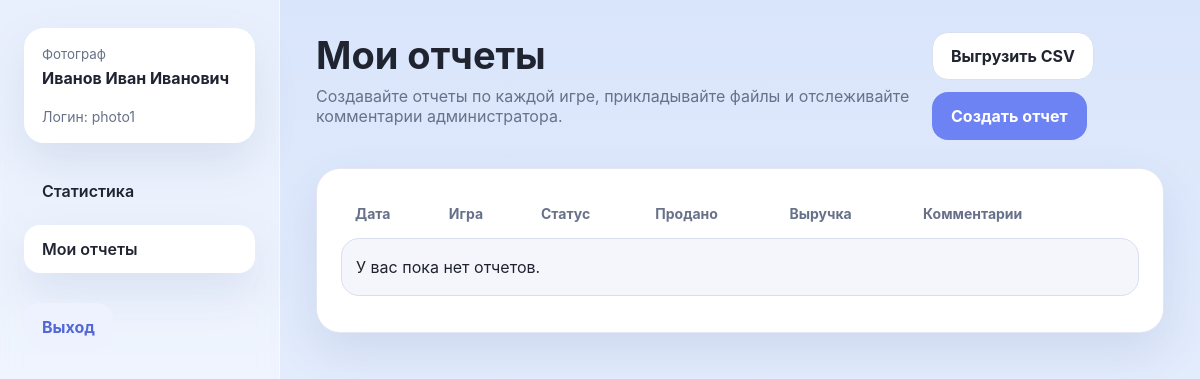
The app's page /reports (signed in), older data.
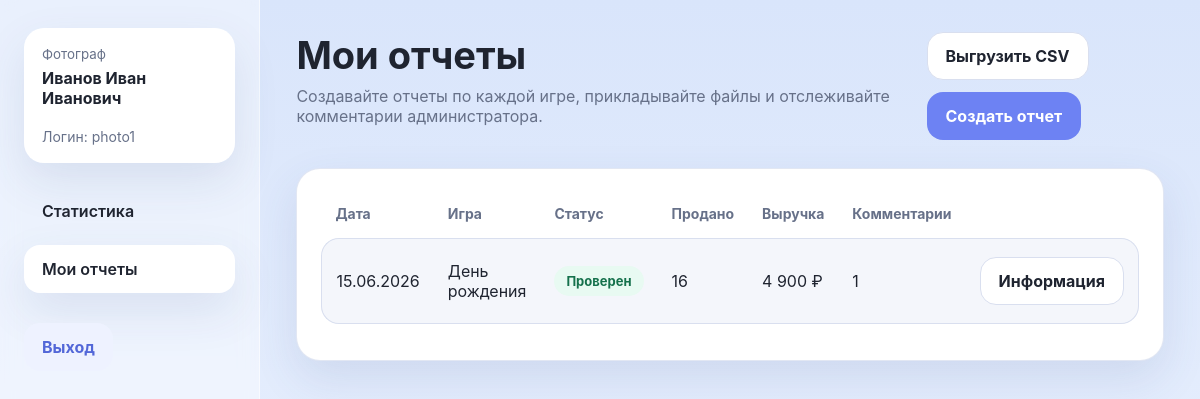
The same page, newer data.
### tables this page shows
CREATE TABLE roles (
    id INTEGER PRIMARY KEY AUTOINCREMENT,
    code TEXT NOT NULL UNIQUE,
    name TEXT NOT NULL
);

CREATE TABLE users (
    id INTEGER PRIMARY KEY AUTOINCREMENT,
    login TEXT NOT NULL UNIQUE,
    password_hash TEXT NOT NULL,
    first_name TEXT NOT NULL,
    last_name TEXT NOT NULL,
    middle_name TEXT DEFAULT '',
    role_id INTEGER NOT NULL,
    is_active INTEGER NOT NULL DEFAULT 1,
    created_at TEXT NOT NULL,
    FOREIGN KEY (role_id) REFERENCES roles(id)
);

CREATE TABLE reports (
    id INTEGER PRIMARY KEY AUTOINCREMENT,
    photographer_id INTEGER NOT NULL,
    report_date TEXT NOT NULL,
    match_title TEXT NOT NULL,
    location TEXT DEFAULT '',
    note TEXT DEFAULT '',
    status TEXT NOT NULL DEFAULT 'submitted',
    total_items INTEGER NOT NULL DEFAULT 0,
    total_revenue REAL NOT NULL DEFAULT 0,
    created_at TEXT NOT NULL,
    updated_at TEXT NOT NULL,
    FOREIGN KEY (photographer_id) REFERENCES users(id) ON DELETE RESTRICT
);

### routes/reports.py (the view)
    @app.route("/reports")
    @login_required
    @role_required(ROLE_PHOTOGRAPHER)
    def my_reports():
        reports = query_all(
            """
            SELECT r.*, COALESCE((SELECT COUNT(*) FROM report_comments rc WHERE rc.report_id = r.id), 0) AS comments_count
            FROM reports r
            WHERE r.photographer_id = ?
            ORDER BY r.report_date DESC, r.created_at DESC
            """,
            (current_user.id,),
        )
        return render_template("reports/list.html", reports=reports)

### db.py (called while the page is built)
def get_db() -> sqlite3.Connection:
    if "db" not in g:
        g.db = sqlite3.connect(DATABASE)
        g.db.row_factory = sqlite3.Row
        g.db.execute("PRAGMA foreign_keys = ON")
    return g.db

def query_one(query: str, params=()):
    return get_db().execute(query, params).fetchone()

def query_all(query: str, params=()):
    return get_db().execute(query, params).fetchall()

### template_helpers.py (called while the page is built)
def register_template_helpers(app):
    @app.context_processor
    def inject_globals():
        return {
            "nav_items": NAV_ITEMS,
            "display_name": display_name,
            "today_iso": date.today().isoformat(),
            "status_label": status_label,
        }
    @app.template_filter("currency")
    def currency_filter(value):
        value = value or 0
        return f"{float(value):,.0f} ₽".replace(",", " ")
    @app.template_filter("shortdate")
    def shortdate_filter(value):
        if not value:
            return "—"
        return datetime.strptime(value, "%Y-%m-%d").strftime("%d.%m.%Y")

### users.py (called while the page is built)
@login_manager.user_loader
def load_user(user_id: str):
    row = query_one(
        """
        SELECT u.*, r.code AS role_code, r.name AS role_name
        FROM users u
        JOIN roles r ON r.id = u.role_id
        WHERE u.id = ? AND u.is_active = 1
        """,
        (user_id,),
    )
    if row is None:
        return None
    return AppUser(row)

def role_required(*roles):
    def decorator(view):
        @wraps(view)
        def wrapped(*args, **kwargs):
            if not current_user.is_authenticated:
                return login_manager.unauthorized()
            if current_user.role_code not in roles:
                abort(403)
            return view(*args, **kwargs)
        return wrapped
    return decorator

def display_name(row) -> str:
    if isinstance(row, sqlite3.Row):
        last_name = row["last_name"]
        first_name = row["first_name"]
        middle_name = row["middle_name"]
        login = row["login"] if "login" in row.keys() else ""
    else:
        last_name = row.get("last_name", "")
        first_name = row.get("first_name", "")
        middle_name = row.get("middle_name", "")
        login = row.get("login", "")
    full = " ".join(part for part in [last_name or "", first_name or "", middle_name or ""] if part).strip()
    return full or login or "Пользователь"

def status_label(status: str) -> str:
    return {"submitted": "На проверке", "reviewed": "Проверен", "draft": "Черновик"}.get(status, status)

### templates/reports/list.html (shortened to what this page needs)
{% extends 'base.html' %}
{% block content %}
<div class="page-header">
  <div>
    <h1>Мои отчеты</h1>
    <p>Создавайте отчеты по каждой игре, прикладывайте файлы и отслеживайте комментарии администратора.</p>
  </div>
  <div class="actions">
    <a class="btn-secondary btn" href="{{ url_for('export_reports_csv') }}">Выгрузить CSV</a>
    <a class="btn" href="{{ url_for('create_report') }}">Создать отчет</a>
  </div>
</div>
<section class="card">
  <table class="list-table">
    <thead><tr><th>Дата</th><th>Игра</th><th>Статус</th><th>Продано</th><th>Выручка</th><th>Комментарии</th><th></th></tr></thead>
    <tbody>
      {% for report in reports %}
      <tr>
        <td>{{ report.report_date|shortdate }}</td>
        <td>{{ report.match_title }}</td>
        <td><span class="badge {{ report.status }}">{{ status_label(report.status) }}</span></td>
        <td>{{ report.total_items }}</td>
        <td>{{ report.total_revenue|currency }}</td>
        <td>{{ report.comments_count }}</td>
        <td><a class="btn btn-secondary" href="{{ url_for('report_detail', report_id=report.id) }}">Информация</a></td>
      </tr>
      {% else %}
      <tr><td colspan="7">У вас пока нет отчетов.</td></tr>
      {% endfor %}
    </tbody>
  </table>
</section>
{% endblock %}

### templates/base.html (shortened to what this page needs)
<!doctype html>
<html lang="ru">
  <head>
    <link rel="stylesheet" href="{{ url_for('static', filename='css/styles.css') }}">
  </head>
  <body>
    {% if current_user.is_authenticated %}
      <div class="layout">
        <aside class="sidebar">
          <div class="user-card">
            <small>{{ current_user.role_name }}</small>
            <strong>{{ current_user.full_name }}</strong>
            <div class="meta top-gap">Логин: {{ current_user.login }}</div>
          </div>
          <nav class="nav">
            {% for endpoint, label in nav_items.get(current_user.role_code, []) %}
              <a href="{{ url_for(endpoint) }}" class="{% if request.endpoint == endpoint %}active{% endif %}">{{ label }}</a>
            {% endfor %}
          </nav>
          <a class="logout-link" href="{{ url_for('logout') }}">Выход</a>
        </aside>
        <main class="content">
          {% block content %}{% endblock %}
        </main>
      </div>
    {% else %}
      {% block auth_content %}{% endblock %}
    {% endif %}
  </body>
</html>

### static/css/styles.css (style rules this page uses)
:root { --bg: #dbe6fb; --panel: #ffffff; --panel-soft: #f4f6fb; --text: #1f2430; --muted: #677189; --accent: #6d82f3; --accent-dark: #5267d8; --danger: #d9534f; --success: #279c6d; --warning: #df9a1a; --border: #d9dfef; --shadow: 0 18px 45px rgba(58, 79, 137, 0.12); --radius: 24px; }
* { box-sizing: border-box; }
html, body { margin: 0; padding: 0; font-family: Inter, Arial, sans-serif; color: var(--text); background: linear-gradient(180deg, #d9e5fb 0%, #eef4ff 100%); }
a { color: inherit; text-decoration: none; }
.layout { display: flex; min-height: 100vh; }
.sidebar { width: 280px; background: rgba(255,255,255,0.42); backdrop-filter: blur(9px); padding: 28px 24px; border-right: 1px solid rgba(255,255,255,0.55); }
.user-card { background: var(--panel); border-radius: 20px; padding: 18px; box-shadow: var(--shadow); margin-bottom: 24px; }
.user-card small { color: var(--muted); display: block; margin-bottom: 6px; }
.nav { display: flex; flex-direction: column; gap: 10px; }
.nav a { padding: 14px 18px; border-radius: 16px; background: transparent; color: var(--text); font-weight: 600; }
.nav a.active, .nav a:hover { background: var(--panel); box-shadow: var(--shadow); }
.logout-link { margin-top: 30px; display: inline-flex; padding: 14px 18px; border-radius: 16px; background: #eef2ff; color: var(--accent-dark); font-weight: 700; }
.content { flex: 1; padding: 32px 36px 42px; }
.page-header { display: flex; align-items: flex-start; justify-content: space-between; gap: 20px; margin-bottom: 28px; }
.page-header h1 { margin: 0; font-size: 38px; }
.page-header p { margin: 8px 0 0; color: var(--muted); }
.actions { display: flex; gap: 12px; flex-wrap: wrap; }
.btn { display: inline-flex; align-items: center; justify-content: center; gap: 8px; min-height: 48px; padding: 0 18px; border: 1px solid transparent; border-radius: 16px; background: var(--accent); color: white; cursor: pointer; font-weight: 700; }
.btn-secondary { background: var(--panel); color: var(--text); border-color: var(--border); }
.card { background: var(--panel); border-radius: var(--radius); box-shadow: var(--shadow); padding: 24px; border: 1px solid rgba(217, 223, 239, 0.75); }
.list-table { width: 100%; border-collapse: separate; border-spacing: 0 12px; }
.list-table th { text-align: left; color: var(--muted); font-size: 14px; padding: 0 14px 4px; }
.list-table td { background: var(--panel-soft); padding: 18px 14px; border-top: 1px solid var(--border); border-bottom: 1px solid var(--border); }
.list-table td:first-child { border-left: 1px solid var(--border); border-top-left-radius: 18px; border-bottom-left-radius: 18px; }
.list-table td:last-child { border-right: 1px solid var(--border); border-top-right-radius: 18px; border-bottom-right-radius: 18px; }
.badge { display: inline-flex; align-items: center; justify-content: center; padding: 7px 12px; border-radius: 999px; background: #eef2ff; color: var(--accent-dark); font-size: 13px; font-weight: 700; }
.badge.reviewed { background: #e8faf2; color: #15714c; }
.meta { color: var(--muted); font-size: 14px; }
.top-gap { margin-top: 20px; }

Row changes from the older to the newer data that the page shows:
added reports: report_date|shortdate "15.06.2026", match_title "День рождения", status "Проверен", total_items "16", total_revenue "4 900 ₽", comments_count "1"
Text that changed along with them:
text no longer shown: "У вас пока нет отчетов."
